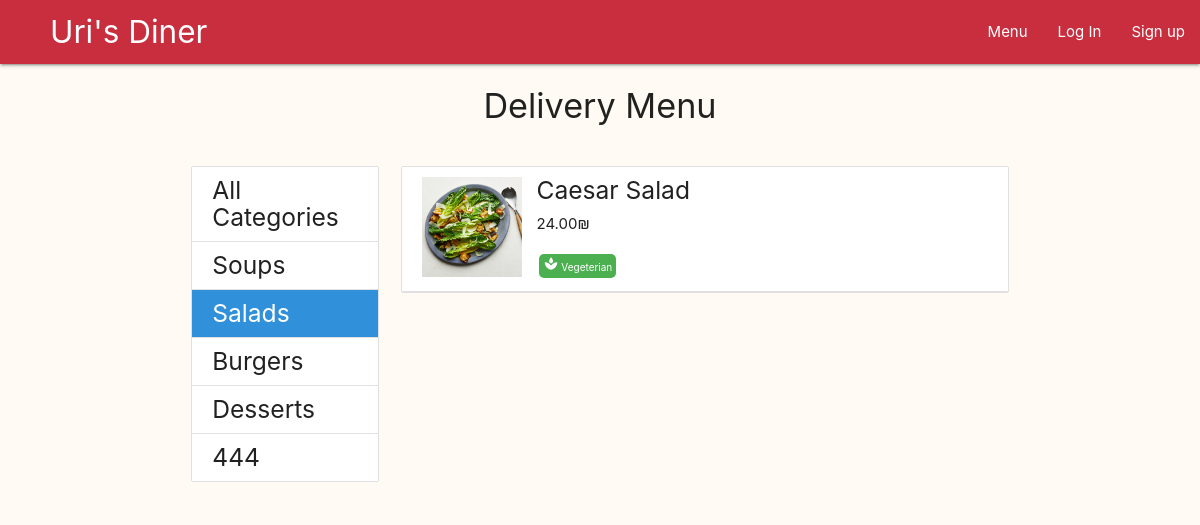
The app's page /menu/14, older data.
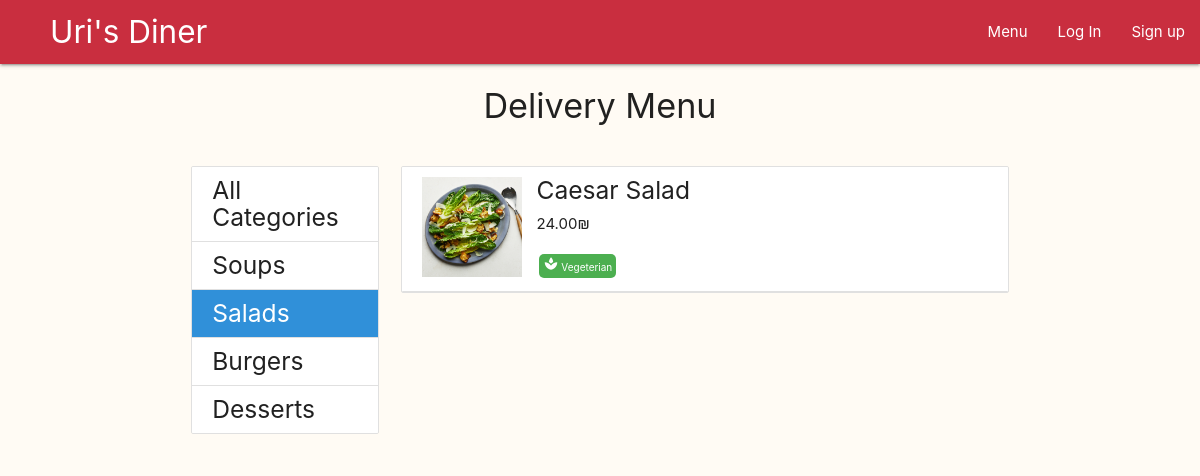
The same page, newer data.
### main/models.py (models this page shows, shortened)
class Category(models.Model):
    name = models.CharField(max_length=20, blank=False, unique=True)
    is_deleted = models.BooleanField(default=False)
    image_Url = models.URLField(null=True, blank=True)
    image_file = models.ImageField(upload_to=category_image_path, null=True, blank=True)
    position = models.IntegerField(blank=False, default=0)
    def __str__(self):
        return self.name

class Dish(models.Model):
    name = models.CharField(max_length=50, blank=False)
    price = models.DecimalField(max_digits=5, decimal_places=2, blank=False)
    description = models.CharField(max_length=300, blank=False)
    is_gluten_free = models.BooleanField(default=False)
    is_vegeterian = models.BooleanField(default=False)
    category = models.ForeignKey(Category, on_delete=models.CASCADE, limit_choices_to={'is_deleted':False})
    is_deleted = models.BooleanField(default=False)
    image_Url = models.URLField(null=True, blank=True)
    image_file = models.ImageField(upload_to=dish_image_path, null=True, blank=True)

### main/views.py (the view)
# urls.py: path('menu/<int:category_id>', views.menu_category_dishes, name="menu_category_dishes"),
def menu_category_dishes(request, category_id):
    categories_list = sorted(Category.objects.filter(is_deleted=False), key=lambda category: category.position)
    try:
      category = Category.objects.get(id=category_id)
    except:
        return redirect('menu_all_categories')
    show_dishes = Dish.objects.filter(category=category, is_deleted=False)
    form = ItemAmountForm()
    return render(request, 'main/menu_category_dishes.html', {
        'categories_list':categories_list,
        'show_dishes':show_dishes,
        'category': category,
        'form':form})

### main/context_processors.py (called while the page is built)
def site_wide_data(request):
    try:
        data = {
        'open_orders_number' : len(Cart.objects.filter(delivery__is_delivered=False)),
        'my_open_orders_number' : len(Delivery.objects.filter(order__user=request.user).filter(is_delivered=False)),
        'my_cart_items_number' : len(User.objects.get(id=request.user.id).cart_set.last().item_set.all())
        }
    except:
        data = {}
    return data

### main/templates/main/menu_category_dishes.html (shortened to what this page needs)
{% extends 'layouts/menu.html' %}
{% block menu-content %}
<div>
  <ul class="collection">
    {% for dish in show_dishes %}
    <a class="modal-trigger collection-item {% if request.user.is_staff %} no-bottom-border {% endif %}"
      href="#{{dish.name}}">
      <img class="dish-img" {% if dish.image_file %}
        src="{{dish.image_file.url}}" {% else %} src="{{dish.image_Url}}"
        {% endif %} alt="{{dish.name}}">
      <div class="dish-text">
        <h5>{{dish.name}}</h5>
        <p>{{dish.price}}₪</p>
        <div>
          {% if dish.is_vegeterian %}
          {% include 'common/tag_vegeterian.html' %}
          {% endif %}
        </div>
      </div>
    </a>
    {% endfor %}
  </ul>
</div>
{% endblock menu-content %}

### templates/layouts/menu.html (shortened to what this page needs)
{% extends 'layouts/main.html' %}
{% block main-content %}
<div class="container">
  <div class="row center-align">
    <h4>Delivery Menu</h4>
  </div>
  <div class="row">
    <div class="col l3">
      <ul class="collection">
        {% url 'menu_all_categories' as url %}
        <a class="collection-item {% if request.path == url %} active {% endif %}"
          href="{{url}}">
          <h5 class="no-top-bottom-margin">All Categories</h5>
        </a>
        {% for category in categories_list %}
        {% url 'menu_category_dishes' category_id=category.id as url %}
        <a class="collection-item {% if request.path == url  %} active {% endif %}"
          href="{{ url }}">
          <h5 class="no-top-bottom-margin">{{category}}</h5>
        </a>
        {% endfor %}
      </ul>
    </div>
    <div class="col l9">
      {% block menu-content %}
      {% endblock menu-content %}
    </div>
  </div>
</div>
{% endblock main-content %}

### templates/common/tag_vegeterian.html
<div class="green tag">
  <i class="tiny material-icons">spa</i> Vegeterian
</div>

Row changes from the older to the newer data that the page shows:
no longer on this page (row edited): Category: name "444"
